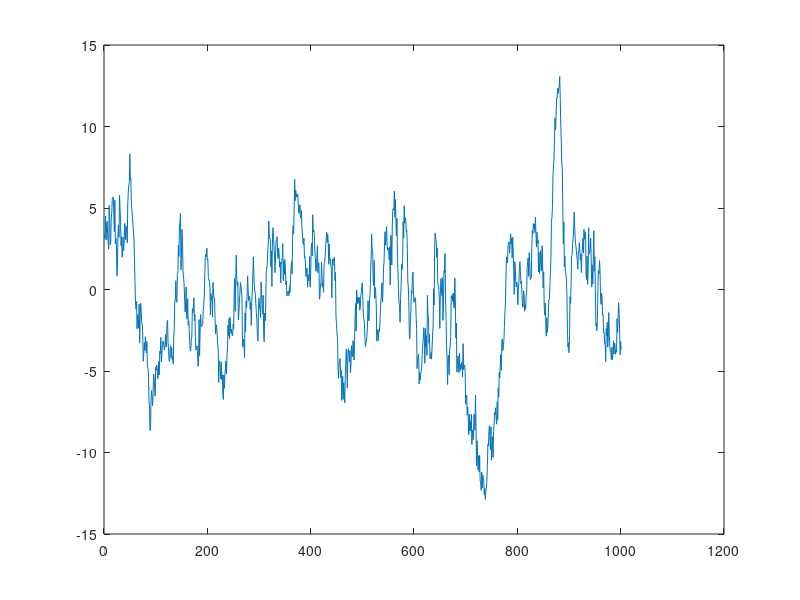

Recreate this plot in MATLAB. (Note: this script raises an error after producing the figure.)
%
% Time series analysis
% Lund University
%
% Example code 13: A bit more on linear prediction.
%
% Reference: 
%   "An Introduction to Time Series Modeling", 4th ed, by Andreas Jakobsson
%   Studentlitteratur, 2021
%
clear; clc;
close all;

% Simulate some processes.
noLags = 40;
extraN = 100;
pstart  = 800;                                  % Start the prediction at this sample.
rng(0)                                          % Set the seed (just done for the lecture!)
N  = 1000;                                      % Try reducing the number of samples.
C  = [ 1 -0.6 0.5 ];                            % Try other polynomials.
A  = conv([1 -.96],[ 1 -0.4 .3 ]);
data = filter( C, A, randn(N+extraN,1) );     data = data(extraN:end);

f1 = figure;

plot( data )
figProp = get(f1);
line( [pstart pstart], figProp.CurrentAxes.YLim, 'Color', 'red', 'LineStyle', ':' )
legend('Measured data', 'Prediction starts','Location','NW')
title('Simulated data to predict')


%% Part 1: Form the prediction using the true polynomials. 
% These are of course not known, but when examining an issue, you want to
% have as few complicating factors as possible. 
k = 4;                                          % Try varying k, say k=3.
[F, G] = polydiv( C, A, k )                     % Compute the G and F polynomials.
yhatk  = filter( G, C, data );                  % Form the predicted data.
 
% Compute the average group delay.
shiftK = round( mean( grpdelay(G, 1) ) );
fprintf('The average group delay is %i.\n', shiftK)


%% Plot the prediction
% Recall that the shifting is just for visualization. The predictions are
% correct as they are.
f1 = figure;
plot([data(1:end-shiftK) yhatk(shiftK+1:end)] )
figProp = get(f1);
line( [pstart pstart], figProp.CurrentAxes.YLim, 'Color', 'red', 'LineStyle', ':' )
xlim([600 900])
title( sprintf('Shifted %i-step predictions',k))
legend('Measured data', 'Predicted data', 'Prediction starts','Location','NW')


%% Form the residual. Is it behaving as expected? Recall, no shift here!
ehat = data - yhatk;
ehat = ehat(100+1:end);

figure
acfEst = acf( ehat, noLags, 0.05, 1 );
title( sprintf('Prediction residual, %i-step prediction', k) )
fprintf('This is a %i-step prediction. Ideally, the residual should be an MA(%i) process.\n', k, k-1)
checkIfWhite( ehat );



%% Part 2: Lets try to predict the future, as if it was not known (this is actually often the case :-)
% Predict the future values, i.e., form the prediction for k=1, 2, 3, ...

% Begin with estimating the model - to simplify, we use the true model.
[foundModel, ey] = estimateARMA( data, A, C, 'Model residual', noLags );
q = length(foundModel.C);

% We proceed to form the predictions, one for each k.
kMax    = 20;                                   % How far ahead do we wish to predict. 
pred_yk = data(1:pstart-1);                     % This is the predicted vector; it is known up to the start of the prediction.
var_yk  = zeros(pstart,1);                      % This is the variance of the prediction; the variance is zero up to the start of the prediction.
var_et  = var(ey);                              % Estimate the noise variance using the model residual.
for k=1:kMax
    % Compute the prediction polynomials.
    [F, G] = polydiv( foundModel.C, foundModel.A, k ); 

    % Form the prediction - note that you have to use the earlier predicted
    % values, not the true values, for the C \hat{y}_{t+1|t} part. It is
    % easy to get errors on this part. Use simulate data to check, at first
    % using C=1. 
    pred_yk(pstart-1+k) = G*data(pstart-1+k:-1:pstart+k-length(G)) - ...    % This is G y_t. Note that you have to reverse the time order.
        foundModel.C(2:end)*pred_yk(pstart+k-2:-1:pstart+k-q);              % This is all but the first term of C \hat{y}_{t+k|t}.

    % The theorerical variance is estimated from the F polynomial.
    var_yk(pstart-1+k) = sum( F.^2 )*var_et;
end


% Plot the prediction and compare to the validation data.
f1 = figure;
indV = pstart:pstart+kMax-1;
plot( [data(1:pstart+kMax-1)])
xlim([pstart-50 pstart+kMax])
hold on
indV = pstart-1:pstart+kMax-1;
plot( indV, pred_yk(indV) )
plot( indV, pred_yk(indV) + 2*sqrt(var_yk(indV)),'b:' )
plot( indV, pred_yk(indV) - 2*sqrt(var_yk(indV)),'b:' )
figProp = get(f1);
line( [pstart pstart], figProp.CurrentAxes.YLim, 'Color', 'red', 'LineStyle', ':' )
hold off
legend('Measured data', 'Predicted data', 'Prediction starts','Location','NW')
title( 'Predictng the signal for k=1, 2, ...')
xlabel('k')


%% Plot the theoretical variance.
f2 = figure;
plot(indV-pstart+1, var_yk(indV) )
figProp = get(f2);
line( [1 1], figProp.CurrentAxes.YLim, 'Color','red','LineStyle',':' )
xlim([-4 kMax])
title('Theoretical k-step prediction variance')
xlabel('k')
ylabel('Variance')
legend('Variance','Prediction starts','Location','SE')
